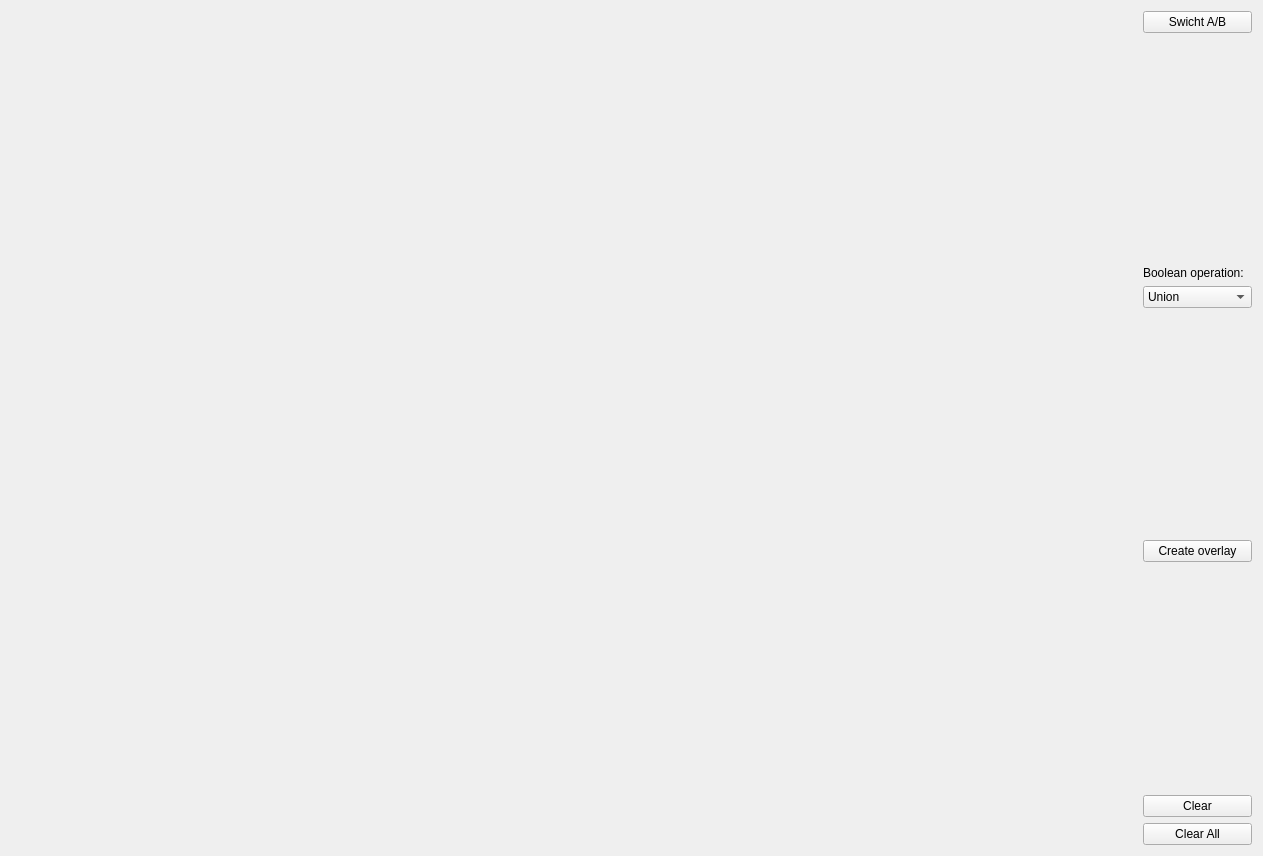
<?xml version="1.0" encoding="UTF-8"?>
<ui version="4.0">
 <class>Widget</class>
 <widget class="QWidget" name="Widget">
  <property name="geometry">
   <rect>
    <x>0</x>
    <y>0</y>
    <width>1263</width>
    <height>856</height>
   </rect>
  </property>
  <property name="windowTitle">
   <string>Boolean Operations on Polygons</string>
  </property>
  <layout class="QHBoxLayout" name="horizontalLayout">
   <item>
    <widget class="Draw" name="Canvas" native="true">
     <property name="sizePolicy">
      <sizepolicy hsizetype="Preferred" vsizetype="Preferred">
       <horstretch>1</horstretch>
       <verstretch>1</verstretch>
      </sizepolicy>
     </property>
    </widget>
   </item>
   <item>
    <layout class="QVBoxLayout" name="verticalLayout">
     <item>
      <widget class="QPushButton" name="pushButton">
       <property name="text">
        <string>Swicht A/B</string>
       </property>
      </widget>
     </item>
     <item>
      <spacer name="verticalSpacer_3">
       <property name="orientation">
        <enum>Qt::Vertical</enum>
       </property>
       <property name="sizeHint" stdset="0">
        <size>
         <width>20</width>
         <height>40</height>
        </size>
       </property>
      </spacer>
     </item>
     <item>
      <widget class="QLabel" name="label">
       <property name="text">
        <string>Boolean operation:</string>
       </property>
      </widget>
     </item>
     <item>
      <widget class="QComboBox" name="comboBox">
       <item>
        <property name="text">
         <string>Union</string>
        </property>
       </item>
       <item>
        <property name="text">
         <string>Intersection</string>
        </property>
       </item>
       <item>
        <property name="text">
         <string>Difference A-B</string>
        </property>
       </item>
       <item>
        <property name="text">
         <string>Difference B-A</string>
        </property>
       </item>
      </widget>
     </item>
     <item>
      <spacer name="verticalSpacer_2">
       <property name="orientation">
        <enum>Qt::Vertical</enum>
       </property>
       <property name="sizeHint" stdset="0">
        <size>
         <width>20</width>
         <height>40</height>
        </size>
       </property>
      </spacer>
     </item>
     <item>
      <widget class="QPushButton" name="pushButton_2">
       <property name="text">
        <string>Create overlay</string>
       </property>
      </widget>
     </item>
     <item>
      <spacer name="verticalSpacer">
       <property name="orientation">
        <enum>Qt::Vertical</enum>
       </property>
       <property name="sizeHint" stdset="0">
        <size>
         <width>20</width>
         <height>40</height>
        </size>
       </property>
      </spacer>
     </item>
     <item>
      <widget class="QPushButton" name="pushButton_3">
       <property name="text">
        <string>Clear</string>
       </property>
      </widget>
     </item>
     <item>
      <widget class="QPushButton" name="pushButton_4">
       <property name="text">
        <string>Clear All</string>
       </property>
      </widget>
     </item>
    </layout>
   </item>
  </layout>
 </widget>
 <customwidgets>
  <customwidget>
   <class>Draw</class>
   <extends>QWidget</extends>
   <header>draw.h</header>
   <container>1</container>
  </customwidget>
 </customwidgets>
 <resources/>
 <connections/>
</ui>
